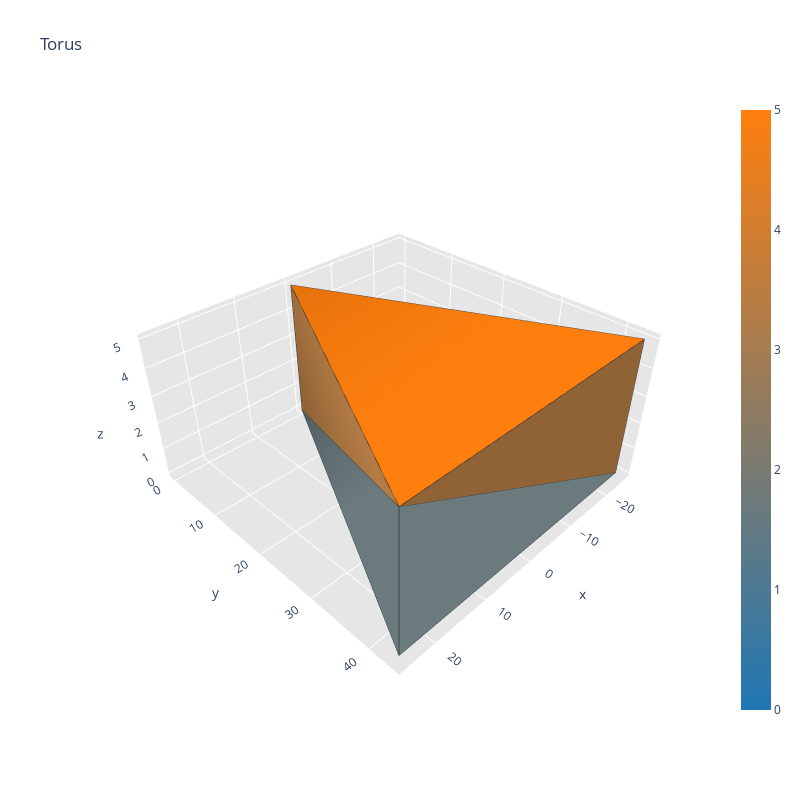

The cell this chart's notebook holds for it:
### Code cell
import plotly.figure_factory as ff

fig = ff.create_trisurf(x=out.x, y=out.y, z=out.z,
                         simplices=out.triangles,
                         title="Torus", aspectratio=dict(x=1, y=1, z=0.5), 
                       )


fig.show()

### Figure 1 — Plotly figure (JSON) as saved in the notebook; plotly's stock layout.template omitted (floating-point values rounded to 4 significant figures)
{"data": [{"facecolor": ["rgb(31, 119, 180)", "rgb(255, 127, 14)", "rgb(180, 124, 69)", "rgb(106, 122, 125)", "rgb(180, 124, 69)", "rgb(106, 122, 125)", "rgb(180, 124, 69)", "rgb(106, 122, 125)"], "i": [0, 5, 4, 4, 5, 5, 5, 5], "j": [1, 4, 3, 0, 3, 0, 4, 1], "k": [2, 3, 0, 2, 0, 1, 2, 2], "name": "", "type": "mesh3d", "x": [0, 25, -25, 0, -25, 25], "y": [0, 43.3, 43.3, 0, 43.3, 43.3], "z": [0, 0, 0, 5, 5, 5]}, {"line": {"color": "rgb(50, 50, 50)", "width": 1.5}, "mode": "lines", "showlegend": false, "type": "scatter3d", "x": [0, 25, -25, 0, null, 25, -25, 0, 25, null, -25, 0, 0, -25, null, -25, 0, -25, -25, null, 25, 0, 0, 25, null, 25, 0, 25, 25, null, 25, -25, -25, 25, null, 25, 25, -25, 25, null], "y": [0, 43.3, 43.3, 0, null, 43.3, 43.3, 0, 43.3, null, 43.3, 0, 0, 43.3, null, 43.3, 0, 43.3, 43.3, null, 43.3, 0, 0, 43.3, null, 43.3, 0, 43.3, 43.3, null, 43.3, 43.3, 43.3, 43.3, null, 43.3, 43.3, 43.3, 43.3, null], "z": [0, 0, 0, 0, null, 5, 5, 5, 5, null, 5, 5, 0, 5, null, 5, 0, 0, 5, null, 5, 5, 0, 5, null, 5, 0, 0, 5, null, 5, 5, 0, 5, null, 5, 0, 0, 5, null]}, {"hoverinfo": "none", "marker": {"color": [0, 5], "colorscale": [[0, "rgb(31, 119, 180)"], [1, "rgb(255, 127, 14)"]], "showscale": true, "size": 0.1}, "mode": "markers", "showlegend": false, "type": "scatter3d", "x": [0], "y": [0], "z": [0]}], "layout": {"height": 800, "scene": {"aspectratio": {"x": 1, "y": 1, "z": 0.5}, "xaxis": {"backgroundcolor": "rgb(230, 230, 230)", "gridcolor": "rgb(255, 255, 255)", "showbackground": true, "zerolinecolor": "rgb(255, 255, 255)"}, "yaxis": {"backgroundcolor": "rgb(230, 230, 230)", "gridcolor": "rgb(255, 255, 255)", "showbackground": true, "zerolinecolor": "rgb(255, 255, 255)"}, "zaxis": {"backgroundcolor": "rgb(230, 230, 230)", "gridcolor": "rgb(255, 255, 255)", "showbackground": true, "zerolinecolor": "rgb(255, 255, 255)"}}, "title": {"text": "Torus"}, "width": 800}}
